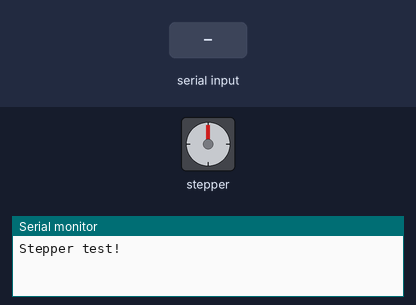
Bench run of a sketch on a simulated Arduino Uno, built with avr-gcc and run on an emulated ATmega328P. Parts: stepper motor, the last lines printed to the serial monitor. The inputs (shaded band) are chosen by the test bench. Stepper angles assume 200 steps per turn.

Above: at 1.2 s.
1.3 s: "F90\n" received over Serial
At 3.3 s:
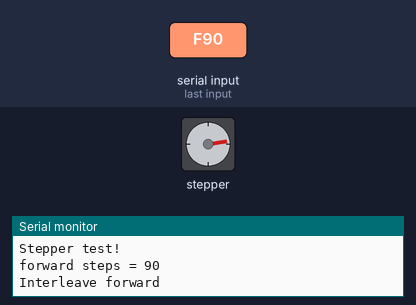
4.3 s: "F,45\n" received over Serial
At 5.7 s:
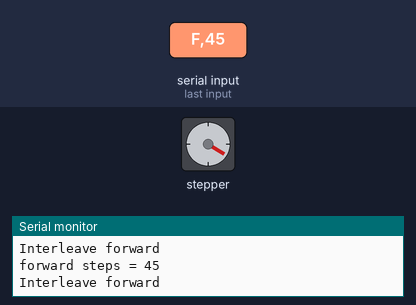
6.4 s: "B90\n" received over Serial
At 8.4 s:
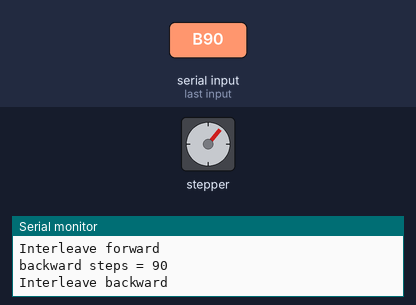
9.4 s: "B90\n" received over Serial
At 11.9 s:
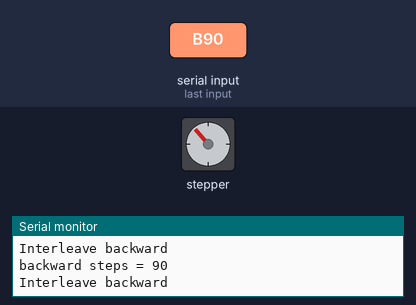
12.4 s: "B,45\n" received over Serial
At 13.7 s:
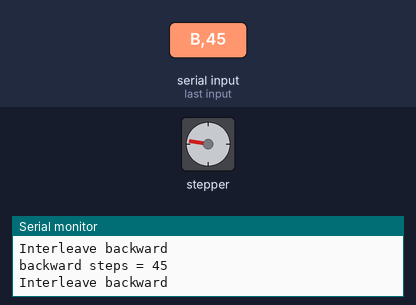
14.5 s: "B,45\n" received over Serial
At 15.8 s:
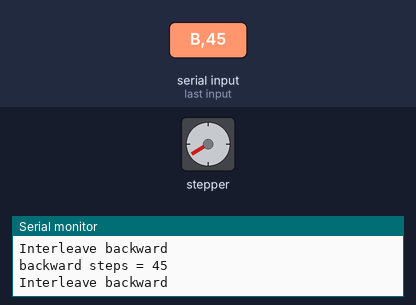
Timing chart, 0 to 17.5 s (numbered marks = the images above; inputs shaded):
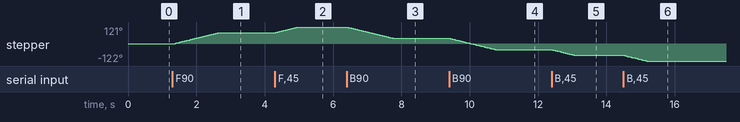

The sketch:

projectorMotionStepper03.ino
```cpp
// (licence header left out)
#include <AFMotor.h>

// Connect a stepper motor with 48 steps per revolution (7.5 degree)
// to motor port #2 (M3 and M4)m
AF_Stepper motor(200, 2); //was 48, 2
//int stepCount = 1;

byte incomingByte;
void setup() {
  Serial.begin(9600);           // set up Serial library at 9600 bps
  Serial.println("Stepper test!");


  motor.setSpeed(10);  // 10 rpm
}

void stepForward(int stepCount){
  Serial.println("Interleave forward");
  motor.step(stepCount, FORWARD, INTERLEAVE);
}

void stepBackward(int stepCount){
  Serial.println("Interleave backward");
  motor.step(stepCount, BACKWARD, INTERLEAVE);
}

void loop() {
    // see if there's incoming serial data:
  if (Serial.available() > 1) {
    // read the oldest byte in the serial buffer:
    incomingByte = Serial.read();
    switch (incomingByte) {
      case 'F':{
      int sCount = Serial.parseInt();
      Serial.print("forward steps = ");
      Serial.println(sCount);
        stepForward(sCount);
    }
        break;
      case 'B':{
      int sCount = Serial.parseInt();
      Serial.print("backward steps = ");
      Serial.println(sCount);
        stepBackward(sCount);
        break;
      }
      //default:
      //motor.setSpeed(0);
    }
  }
}
```

Measured:
- after the input at 1.3 s, stepper: turns 81° clockwise in 1.3 s, starting at once
- after the input at 4.3 s, stepper: turns 40° clockwise in 0.65 s, starting at once
- after the input at 6.4 s, stepper: turns 81° counter-clockwise in 1.4 s, starting at once
- after the input at 9.4 s, stepper: turns 81° counter-clockwise in 1.4 s, starting at once
- after the input at 12.4 s, stepper: turns 40° counter-clockwise in 0.65 s, starting at once
- after the input at 14.5 s, stepper: turns 41° counter-clockwise in 0.67 s, starting at once
